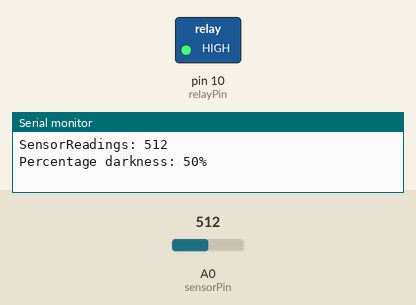
Simulated run of this sketch. Board: Arduino Uno, built with avr-gcc and run on an emulated ATmega328P. Parts: switched loads named in the sketch (green lamp = pin HIGH), the last lines printed to the serial monitor. The inputs (shaded band) are chosen by the test bench; at power-on: A0 (sensorPin) = 512.

Above: at 0.1 s.
At 0.6 s:
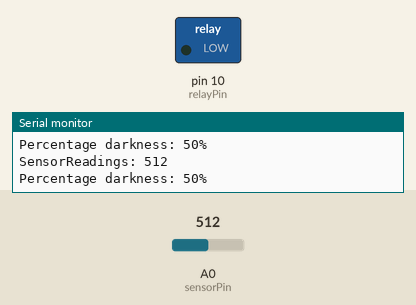
Timing chart, 0 to 2.1 s (numbered marks = the images above):
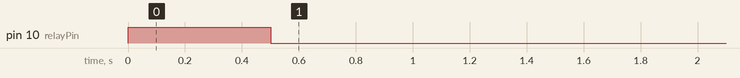

Measured:
- by itself, pin 10 (relayPin): HIGH → LOW at 0.50 s

The sketch:

TrafficLight_test.ino
```cpp
/*
LDR test code
*/
int sensorPin = A0;
int relayPin = 10;

void setup() {
  // initialize digital pin LED_BUILTIN as an output.
  Serial.begin(9600);
  pinMode(relayPin, OUTPUT);
  digitalWrite(relayPin, HIGH);
}

void loop() {
  int analogReadings = analogRead(sensorPin);
  int brightness = map(analogReadings, 0, 1024, 0, 100);
  Serial.print("SensorReadings: ");
  Serial.println(analogReadings);

  Serial.print("Percentage darkness: ");
  Serial.print(brightness);
  Serial.println("%");
  delay(500);  // wait for some time

  if (brightness >= 50) {
    digitalWrite(relayPin, LOW);
  } else {
    digitalWrite(relayPin, HIGH);
  }
}
```
